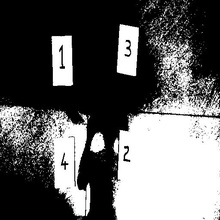
%> input picture Final_Project/testimage.jpg, 220 x 220 px, shrunk from 512 x 512 before the run
$ octave paper4.m   (GNU Octave 9; MATLAB toolbox functions it lacks are replaced by stand-ins)
%> lines starting %> are read from the running program, lines starting %| are printed output that depends on the picture

clc;
clear all, close all
Y=imread('testimage.jpg'); % tmp is an indexed image file using
%> Y is the input picture: size 220x220 uint8; min 0, max 255, mean 99

% x=rgb2gray(Y); % convert the image into a grayscale image
x=Y;
clear tmp map;

[LL,LH,HL,HH]=dwt2(x,'haar'); % use Haar wavelet to perform
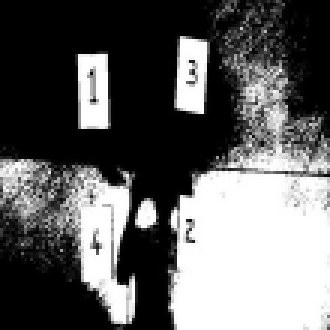
%> LL: size 110x110 double (shown 3 times larger); min 0, max 510, mean 197.9; drawn with min black and max white
% scale LH, HL, HH

figure(1),
subplot(2,2,1),imagesc(LL),colormap('gray'),title('LL');
subplot(2,2,2),imagesc(HL),colormap('gray'),title('LH');
subplot(2,2,3),imagesc(LH),colormap('gray'),title('HL');
subplot(2,2,4),imagesc(HH),colormap('gray'),title('HH');

W=16;
H=16;
l1=16;
l2=16;
[M N]=size(HL);
%> M = 110; N = 110
d1=mod(M-W,l1);
%> d1 = 14
d2=mod(N-H,l2);
%> d2 = 14

w=min(l1-d1,mod(l1-d1,l1));
%> w = 2
    h=min(l2-d2,mod(l2-d2,l2));
%> h = 2
    LH=[LH zeros(M,w)];
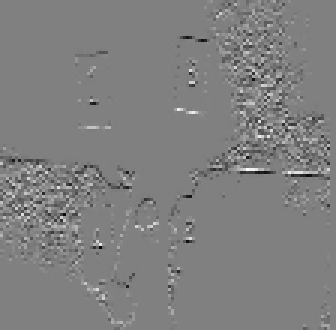
%> LH: size 110x112 double (shown 3 times larger); min -241, max 237.5, mean -0.5; drawn with min black and max white
    LH=[LH;zeros(h,N+w)];
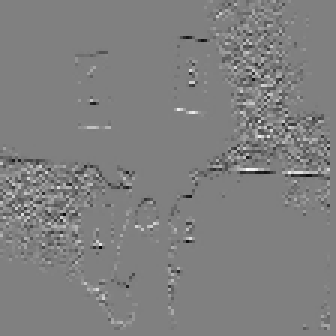
%> LH: size 112x112 double (shown 3 times larger); min -241, max 237.5, mean -0.5; drawn with min black and max white

XLH=[0 0 0 0];
for u=0:l1:M-l1
    for v=0:l2:N-l2
SumLH=0;
meanLH=0;
VarLH=0;
EneLH=0;
Gtheta=0;
for i=1:W
    for j=1:H
        SumLH=SumLH+LH(u+i,v+j);
        EneLH=EneLH+LH(u+i,v+j)^2;
        Gtheta= Gtheta+(i-j)^2*LH(u+i,v+j);
            end
end
meanLH=SumLH/(W*H)
for i=1:W
    for j=1:H
        VarLH=VarLH+(LH(u+i,v+j)-meanLH)^2;
            end
end
VarLH=VarLH/(W*H);
VarLH=sqrt(VarLH);
XLH=[XLH;meanLH VarLH EneLH Gtheta];
    end
end
%> after the loop, XLH = 37 rows, first 8: [0 0 0 0; 0 0 0 0; 0 0 0 0; 0 0 0 0; -2.72 19.89 103174.3 -3297.5; -2.03 34.05 297881.3 -86525.5; -0.842 40.83 426937.2 -25786; 0 0 0 0]

    w=min(l1-d1,mod(l1-d1,l1));
    h=min(l2-d2,mod(l2-d2,l2));
    HL=[HL zeros(M,w)];
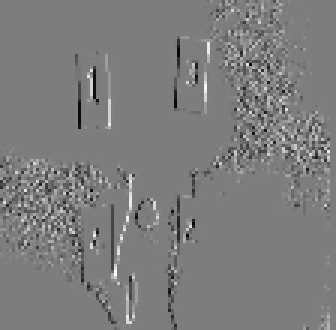
%> HL: size 110x112 double (shown 3 times larger); min -233, max 239, mean -0.6; drawn with min black and max white
    HL=[HL;zeros(h,N+w)];
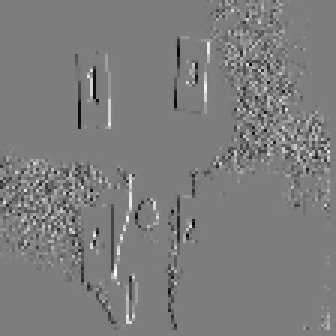
%> HL: size 112x112 double (shown 3 times larger); min -233, max 239, mean -0.6; drawn with min black and max white

XHL=[0 0 0 0];
for u=0:l1:M-l1
    for v=0:l2:N-l2
SumHL=0;
meanHL=0;
VarHL=0;
EneHL=0;
Gtheta=0;
for i=1:W
    for j=1:H
        SumHL=SumHL+HL(u+i,v+j);
        EneHL=EneHL+HL(u+i,v+j)^2;
        Gtheta= Gtheta+(i-j)^2*HL(u+i,v+j);
            end
end
meanHL=SumHL/(W*H)
for i=1:W
    for j=1:H
        VarHL=VarHL+(HL(u+i,v+j)-meanHL)^2;
            end
end
VarHL=VarHL/(W*H);
VarHL=sqrt(VarHL);
XHL=[XHL;meanHL VarHL EneHL Gtheta];
    end
end
%> after the loop, XHL = 37 rows, first 8: [0 0 0 0; 0 0 0 0; 0 0 0 0; 0 0 0 0; -1.53 17.63 80185.3 -4811.5; 2.71 35.2 319036.2 73997.5; 4.97 41.9 455665.2 104582; 0 0 0 0]

HH=[HH zeros(M,w)];
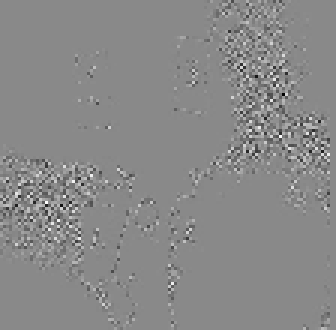
%> HH: size 110x112 double (shown 3 times larger); min -183, max 156.5, mean -0.1; drawn with min black and max white
    HH=[HH;zeros(h,N+w)];
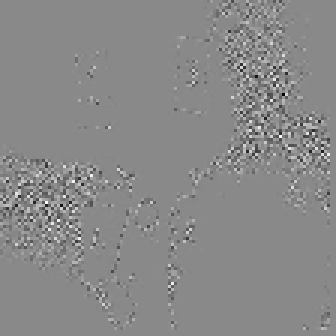
%> HH: size 112x112 double (shown 3 times larger); min -183, max 156.5, mean -0.1; drawn with min black and max white

XHH=[0 0 0 0];
for u=0:l1:M-l1
    for v=0:l2:N-l2
SumHH=0;
meanHH=0;
VarHH=0;
EneHH=0;
Gtheta=0;
for i=1:W
    for j=1:H
        SumHH=SumHH+HH(u+i,v+j);
        EneHH=EneHH+HH(u+i,v+j)^2;
        Gtheta= Gtheta+(i-j)^2*HH(u+i,v+j);
            end
end
meanHH=SumHH/(W*H)
for i=1:W
    for j=1:H
        VarHH=VarHH+(HH(u+i,v+j)-meanHH)^2;
            end
end
VarHH=VarHH/(W*H);
VarHH=sqrt(VarHH);
XHH=[XHH;meanHH VarHH EneHH Gtheta];
    end
end
%> after the loop, XHH = 37 rows, first 8: [0 0 0 0; 0 0 0 0; 0 0 0 0; 0 0 0 0; 0.482 4.54 5337.3 642.5; -0.744 21.96 123592.2 -20809.5; 1.12 31.24 250188.2 910; 0 0 0 0]

X=[XLH XHL XHH]';
maxerr = 0;
K=12;
%> (the run ends here)
